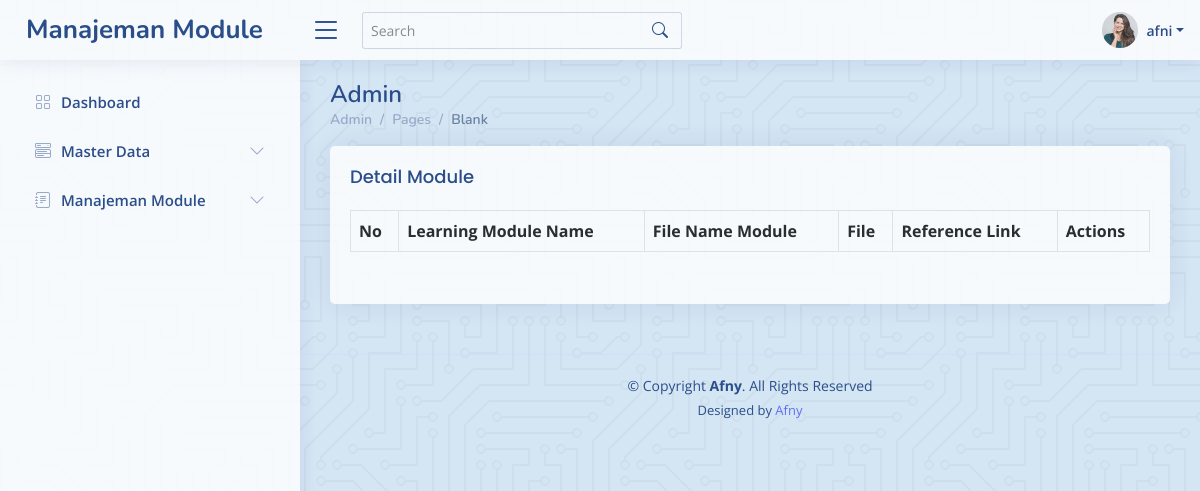
Before: /admin/modul-detail.php (signed in) with the older database file.
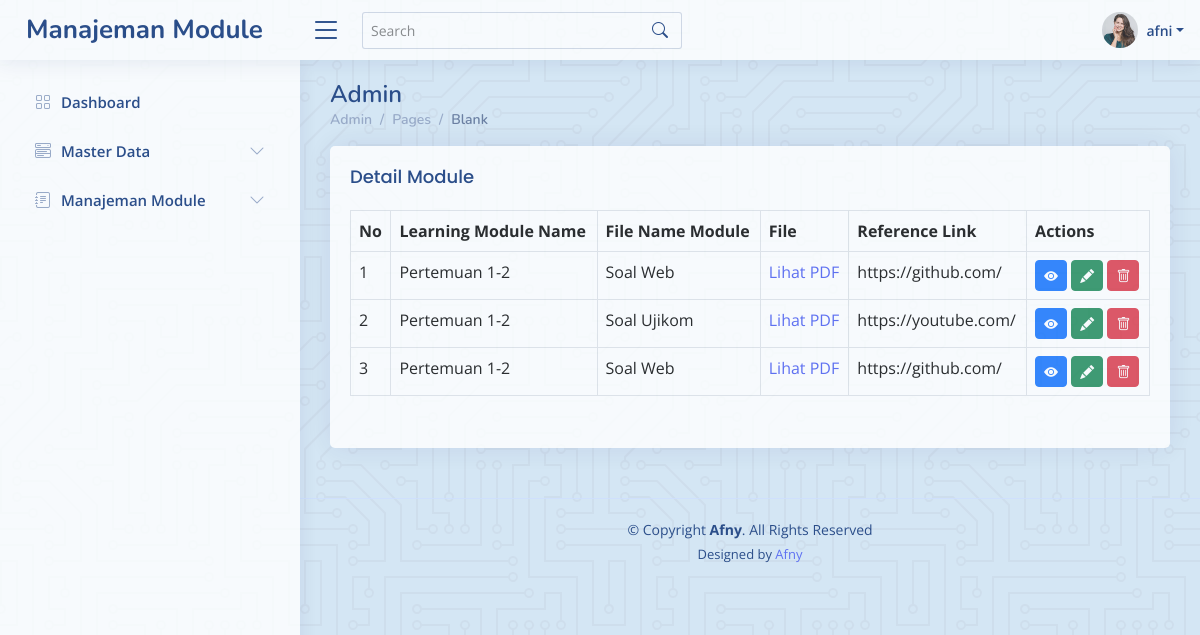
After: the same page with the newer database file.
### tables this page shows
CREATE TABLE `learning_modul_details` (
  `id` int(11) NOT NULL,
  `learning_modul_id` int(11) NOT NULL,
  `file_name` varchar(50) NOT NULL,
  `file` varchar(100) NOT NULL,
  `reference_link` text DEFAULT NULL,
  `created_at` timestamp NOT NULL DEFAULT current_timestamp(),
  `updated_at` timestamp NULL DEFAULT NULL ON UPDATE current_timestamp()
);

CREATE TABLE `learning_moduls` (
  `id` int(11) NOT NULL,
  `instructor_id` int(11) NOT NULL,
  `name` varchar(50) NOT NULL,
  `description` text DEFAULT NULL,
  `is_active` tinyint(4) NOT NULL DEFAULT 1,
  `created_at` timestamp NOT NULL DEFAULT current_timestamp(),
  `updated_at` timestamp NULL DEFAULT NULL ON UPDATE current_timestamp()
);

### admin/modul-detail.php (the view, shortened to what this page needs)
<?php
include '../koneksi.php';
$queryLmd = mysqli_query($koneksi, "SELECT  l.*,u.name FROM learning_modul_details l
LEFT JOIN
    learning_moduls u ON l.learning_modul_id = u.id");
$Lmd = mysqli_fetch_all($queryLmd, MYSQLI_ASSOC);
?>
<!DOCTYPE html>
<html lang="en">
<?php include '../inc/head.php'; ?>
<body>
  <?php  include "../inc/header.php"; ?>
  <?php  include "../inc/sidebar.php"; ?>
  <main id="main" class="main">
    <div class="pagetitle">
      <h1>Admin</h1>
      <nav>
        <ol class="breadcrumb">
          <li class="breadcrumb-item"><a href="dashboard.php">Admin</a></li>
          <li class="breadcrumb-item">Pages</li>
          <li class="breadcrumb-item active">Blank</li>
        </ol>
      </nav>
    </div>
    <section class="section">
      <div class="row">
        <div class="col-lg-12">
          <div class="card">
            <div class="card-body">
              <h5 class="card-title">Detail Module</h5>
              <div class="table table-responsive">
                <table class="table table-bordered">
                  <tr>
                    <th>No</th>
                    <th>Learning Module Name</th>
                    <th>File Name Module</th>
                    <th>File</th>
                    <th>Reference Link</th>
                    <th>Actions</th>
                  </tr>
                  <?php
                  $no = 1;
                  foreach ($Lmd as $lmdt) {
                  ?>
                    <tr>
                      <td><?= $no++ ?></td>
                      <td><?= $lmdt['name'] ?></td>
                      <td><?= $lmdt['file_name'] ?></td>
                      <td><a href="../assets/uploads/<?= $lmdt['file'] ?>" target="_blank">Lihat PDF</a></td>
                      <td><?= $lmdt['reference_link'] ?></td>
                      <td><a href="print.php" class="btn btn-primary btn-sm"><i class="bi bi-eye-fill"></i></a>
                      <a href="edit-module.php?Edit=<?php echo $lmdt['id'] ?>" class="btn btn-success btn-sm"><i class="bi bi-pencil-fill"></i></a>
                      <a onclick="return confirm ('Yakin ingin menghapus?')" href="modul-detail.php?idDel=<?php echo $lmdt['id'] ?>" class="btn btn-danger btn-sm"><i class="bi bi-trash"></i></a>
                      </td>
                    </tr>
                  <?php
                  } ?>
                </table>
              </div>
            </div>
          </div>
        </div>
      </div>
    </section>
  </main>
  <?= include '../inc/footer.php'; ?>
</body>
</html>

Changed rows visible on the page:
added learning_modul_details: learning_modul.name "Pertemuan 1-2", file_name "Soal Web", reference_link "https://github.com/"
added learning_modul_details: learning_modul.name "Pertemuan 1-2", file_name "Soal Ujikom", reference_link "https://youtube.com/"
added learning_modul_details: learning_modul.name "Pertemuan 1-2", file_name "Soal Web", reference_link "https://github.com/"
